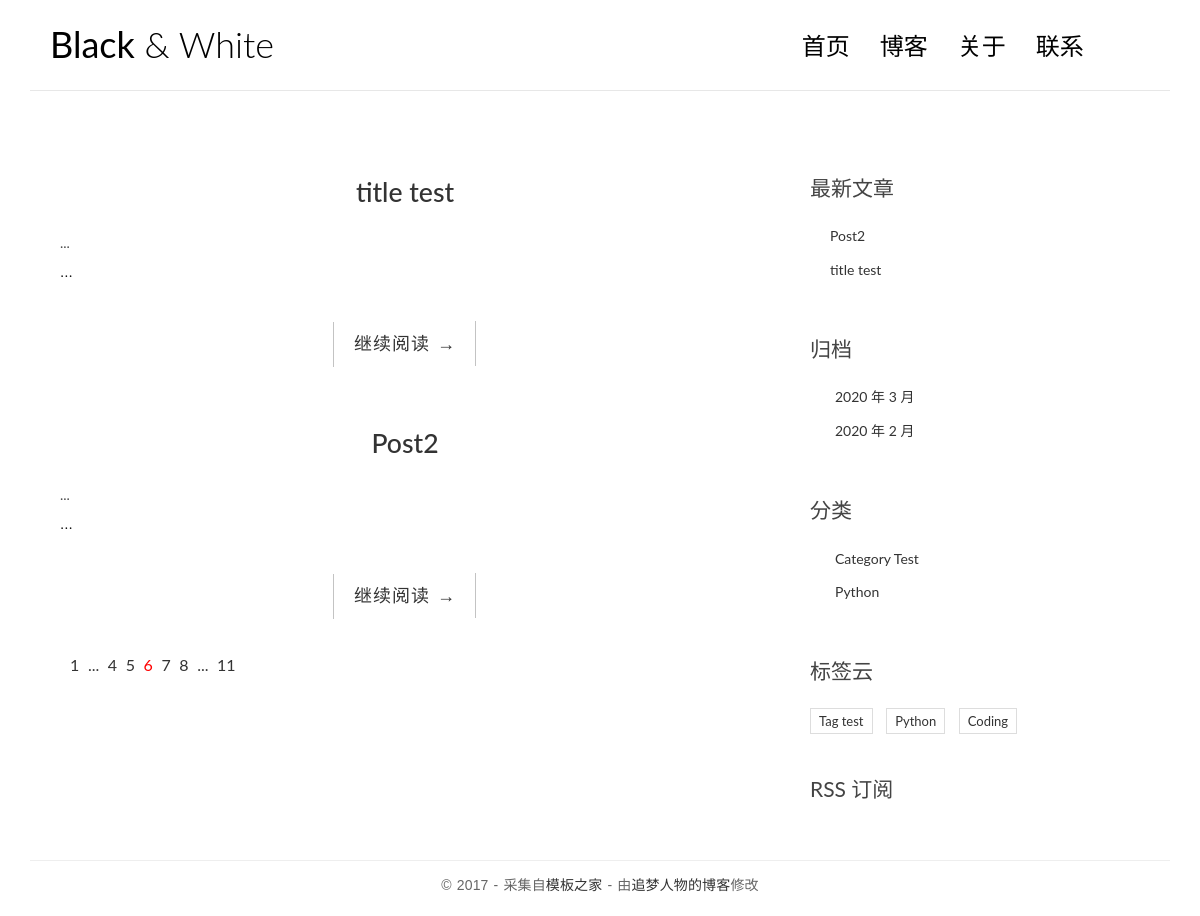
The page / on the database its author committed.
### blog/models.py (models this page shows, shortened)
class Post(models.Model):
    title = models.CharField('标题', max_length=70)
    body = models.TextField('正文')
    created_time = models.DateTimeField('创作时间', default = timezone.now)
    modified_time = models.DateTimeField('修改时间')
    excerpt = models.CharField('摘要',max_length=200, blank=True)
    category = models.ForeignKey(Category, verbose_name = '分类', on_delete=models.CASCADE)
    tags = models.ManyToManyField(Tag, verbose_name = '标签', blank=True)
    author = models.ForeignKey(User, verbose_name = '作者', on_delete=models.CASCADE)
    class Meta:
        verbose_name = '文章'
        verbose_name_plural = verbose_name
    def get_absolute_url(self):
        return reverse('blog:detail', kwargs={'pk': self.pk})

class Category(models.Model):
    name = models.CharField(max_length=100)
    class Meta:
        verbose_name = '类别'
        verbose_name_plural = verbose_name

class Tag(models.Model):
    name = models.CharField(max_length=100)
    class Meta:
        verbose_name = '标签'
        verbose_name_plural = verbose_name

### blog/views.py (the view)
def index(request):
    post_list = Post.objects.all()
    return render(request, 'blog/index.html', context={'post_list': post_list})

### blog/templatetags/blog_extras.py (called while the page is built)
@register.inclusion_tag('blog/inclusions/_recent_posts.html', takes_context=True)
def show_recent_posts(context, num=5):
    return {
        'recent_post_list': Post.objects.all().order_by('-created_time')[:num],
    }

@register.inclusion_tag('blog/inclusions/_archives.html', takes_context=True)
def show_archives(context):
    return {
        'date_list': Post.objects.dates('created_time', 'month', order='DESC'),
    }

@register.inclusion_tag('blog/inclusions/_categories.html', takes_context=True)
def show_categories(context):
    return {
        'category_list': Category.objects.all(),
    }

@register.inclusion_tag('blog/inclusions/_tags.html', takes_context=True)
def show_tags(context):
    return {
        'tag_list': Tag.objects.all(),
    }

### templates/blog/index.html
{% extends 'base.html' %}
{% block main %}
    {% for post in post_list %}
    <article class="post post-{{ post.pk }}">
            <header class="entry-header">
              <h1 class="entry-title">
                <a href="{{ post.get_absolute_url }}">{{ post.title }}</a>
              </h1>
              ...
            </header>
            <div class="entry-content clearfix">
              ...
              <div class="read-more cl-effect-14">
                <a href="{{ post.get_absolute_url }}" class="more-link">继续阅读 <span class="meta-nav">→</span></a>
              </div>
            </div>
          </article>
          {% empty %}
            <div class="no-post">暂时还没有发布的文章！</div>
          {% endfor %}
        <div class="pagination">
            <ul>
                <li><a href="">1</a></li>
                <li><a href="">...</a></li>
                <li><a href="">4</a></li>
                <li><a href="">5</a></li>
                <li class="current"><a href="">6</a></li>
                <li><a href="">7</a></li>
                <li><a href="">8</a></li>
                <li><a href="">...</a></li>
                <li><a href="">11</a></li>
            </ul>
        </div>
{% endblock main %}

### templates/blog/inclusions/_recent_posts.html
<div class="widget widget-recent-posts">
    <h3 class="widget-title">最新文章</h3>
    <ul>
      {% for post in recent_post_list %}
        <li>
          <a href="{{ post.get_absolute_url }}">{{ post.title }}</a>
        </li>
      {% empty %}
        暂无文章！
      {% endfor %}
    </ul>
  </div>

### templates/blog/inclusions/_categories.html
<div class="widget widget-category">
    <h3 class="widget-title">分类</h3>
    <ul>
      {% for category in category_list %}
        <li>
            <a href="{% url 'blog:category' category.pk %}">{{ category.name }}</a>
        </li>
      {% empty %}
        暂无分类！
      {% endfor %}
    </ul>
  </div>

### templates/blog/inclusions/_tags.html
<div class="widget widget-tag-cloud">
  <h3 class="widget-title">标签云</h3>
  <ul>
    {% for tag in tag_list %}
        <li>
          <a href="{% url 'blog:tag' tag.pk %}">{{ tag.name }}</a>
      </li>
    {% empty %}
      暂无标签！
    {% endfor %}
  </ul>
</div>

### blog/static/blog/css/custom.css (style rules this page uses)
* { outline: none; }
h1, h2, h3, h4, h5, h6 { margin-top: 0; }
a { color: #333; }
body { color: #444; font-family: 'Lato', sans-serif; }
.post { background: #fff; padding: 30px 30px 0; }
.entry-title { text-align: center; font-size: 1.9em; margin-bottom: 20px; line-height: 1.6; padding: 10px 20px 0; }
.entry-content { font-size: 18px; line-height: 1.9; font-weight: 300; color: #000; }
.read-more { font-family: 'Ubuntu', sans-serif; font-weight: 400; word-spacing: 1px; letter-spacing: 0.01em; text-align: center; margin-top: 20px; }
.cl-effect-14 a { padding: 0 20px; height: 45px; line-height: 45px; position: relative; display: inline-block; margin: 15px 25px; letter-spacing: 1px; font-weight: 400; text-shadow: 0 0 1px rgba(255, 255, 255, 0.3); }
.cl-effect-14 a::before, .cl-effect-14 a::after { position: absolute; width: 45px; height: 1px; background: #C3C3C3; content: ''; -webkit-transition: all 0.3s; -moz-transition: all 0.3s; transition: all 0.3s; pointer-events: none; }
.cl-effect-14 a::before { top: 0; left: 0; -webkit-transform: rotate(90deg); -moz-transform: rotate(90deg); transform: rotate(90deg); -webkit-transform-origin: 0 0; -moz-transform-origin: 0 0; transform-origin: 0 0; }
.cl-effect-14 a::after { right: 0; bottom: 0; -webkit-transform: rotate(90deg); -moz-transform: rotate(90deg); transform: rotate(90deg); -webkit-transform-origin: 100% 0; -moz-transform-origin: 100% 0; transform-origin: 100% 0; }
.widget { background: #fff; padding: 30px 0 0; }
.widget-title { font-size: 1.5em; margin-bottom: 20px; line-height: 1.6; padding: 10px 0 0; font-weight: 400; }
.widget-recent-posts ul { padding: 0; margin: 0; padding-left: 20px; }
.widget-recent-posts ul li { list-style-type: none; position: relative; line-height: 170%; margin-bottom: 10px; }
.widget-recent-posts ul li::before { content: '\f3d3'; font-family: "Ionicons"; position: absolute; left: -17px; top: 3px; font-size: 16px; color: #000; }
.widget-category ul { padding: 0; margin: 0; padding-left: 25px; }
.widget-category ul li { list-style-type: none; position: relative; line-height: 170%; margin-bottom: 10px; }
.widget-category ul li::before { content: '\f3fe'; font-family: "Ionicons"; position: absolute; left: -25px; top: 1px; font-size: 18px; color: #000; }
.widget-tag-cloud ul { padding: 0; margin: 0; margin-right: -10px; }
.widget-tag-cloud ul li { list-style-type: none; font-size: 13px; display: inline-block; margin-right: 10px; margin-bottom: 10px; padding: 3px 8px; border: 1px solid #ddd; }
.pagination ul { list-style: none; }
.pagination ul li { display: inline-block; font-size: 16px; margin-right: 5px; }
.current a { color: red; }

### rows shown on the page
Post: title "title test"
Post: title "Post2"
Category: name "Category Test"
Category: name "Python"
Tag: name "Tag test"
Tag: name "Python"
Tag: name "Coding"

### other values the page prints
{{ date.year }} "2020" "2020"
{{ date.month }} "3" "2"
